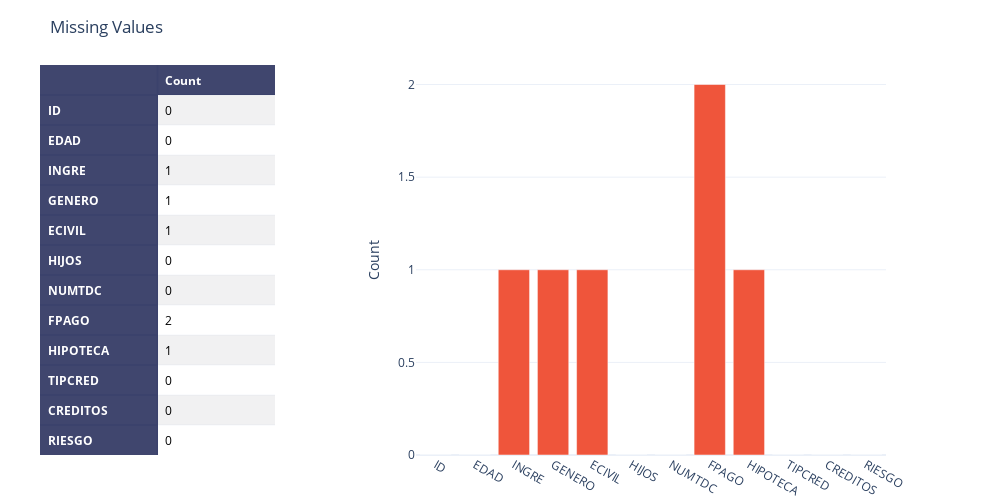

Notebook code for this chart:
### Code cell
import plotly.figure_factory as ff
import plotly.graph_objs as go
import plotly.express as px
import plotly.io as pio

fig = ff.create_table(df.isnull().sum().to_frame(name="Count"), index=True)
miss_values = df.isnull().sum().to_dict()
fig.add_trace(
    go.Bar(
        x=list(miss_values.keys()),
        y=list(miss_values.values()),
        xaxis="x2",
        yaxis="y2",
        name="",
    )
)
fig.update_layout(
    title_text="Missing Values",
    height=500,
    width=1000,
    margin={"t": 65, "l": 40,'r':10},
    xaxis={"domain": [0, 0.25]},
    xaxis2={"domain": [0.4, 0.9]},
    yaxis2={"domain": [0, 1], "anchor": "x2", "title": "Count"},
    template="plotly_white",
)
fig.show()
pio.write_image(fig, 
                'report\img/missing_values.png',
                scale=2)

### Figure 1 — Plotly figure (JSON) as saved in the notebook; plotly's stock layout.template omitted (floating-point values rounded to 4 significant figures)
{"data": [{"colorscale": [[0, "#00083e"], [0.5, "#ededee"], [1, "#ffffff"]], "hoverinfo": "none", "opacity": 0.75, "showscale": false, "type": "heatmap", "z": [[0, 0], [0, 0.5], [0, 1], [0, 0.5], [0, 1], [0, 0.5], [0, 1], [0, 0.5], [0, 1], [0, 0.5], [0, 1], [0, 0.5], [0, 1]]}, {"name": "", "type": "bar", "x": ["ID", "EDAD", "INGRE", "GENERO", "ECIVIL", "HIJOS", "NUMTDC", "FPAGO", "HIPOTECA", "TIPCRED", "CREDITOS", "RIESGO"], "xaxis": "x2", "y": [0, 0, 1, 1, 1, 0, 0, 2, 1, 0, 0, 0], "yaxis": "y2"}], "layout": {"annotations": [{"align": "left", "font": {"color": "#ffffff"}, "showarrow": false, "text": "<b></b>", "x": -0.45, "xanchor": "left", "xref": "x", "y": 0, "yref": "y"}, {"align": "left", "font": {"color": "#ffffff"}, "showarrow": false, "text": "<b>Count</b>", "x": 0.55, "xanchor": "left", "xref": "x", "y": 0, "yref": "y"}, {"align": "left", "font": {"color": "#ffffff"}, "showarrow": false, "text": "<b>ID</b>", "x": -0.45, "xanchor": "left", "xref": "x", "y": 1, "yref": "y"}, {"align": "left", "font": {"color": "#000000"}, "showarrow": false, "text": "0", "x": 0.55, "xanchor": "left", "xref": "x", "y": 1, "yref": "y"}, {"align": "left", "font": {"color": "#ffffff"}, "showarrow": false, "text": "<b>EDAD</b>", "x": -0.45, "xanchor": "left", "xref": "x", "y": 2, "yref": "y"}, {"align": "left", "font": {"color": "#000000"}, "showarrow": false, "text": "0", "x": 0.55, "xanchor": "left", "xref": "x", "y": 2, "yref": "y"}, {"align": "left", "font": {"color": "#ffffff"}, "showarrow": false, "text": "<b>INGRE</b>", "x": -0.45, "xanchor": "left", "xref": "x", "y": 3, "yref": "y"}, {"align": "left", "font": {"color": "#000000"}, "showarrow": false, "text": "1", "x": 0.55, "xanchor": "left", "xref": "x", "y": 3, "yref": "y"}, {"align": "left", "font": {"color": "#ffffff"}, "showarrow": false, "text": "<b>GENERO</b>", "x": -0.45, "xanchor": "left", "xref": "x", "y": 4, "yref": "y"}, {"align": "left", "font": {"color": "#000000"}, "showarrow": false, "text": "1", "x": 0.55, "xanchor": "left", "xref": "x", "y": 4, "yref": "y"}, {"align": "left", "font": {"color": "#ffffff"}, "showarrow": false, "text": "<b>ECIVIL</b>", "x": -0.45, "xanchor": "left", "xref": "x", "y": 5, "yref": "y"}, {"align": "left", "font": {"color": "#000000"}, "showarrow": false, "text": "1", "x": 0.55, "xanchor": "left", "xref": "x", "y": 5, "yref": "y"}, {"align": "left", "font": {"color": "#ffffff"}, "showarrow": false, "text": "<b>HIJOS</b>", "x": -0.45, "xanchor": "left", "xref": "x", "y": 6, "yref": "y"}, {"align": "left", "font": {"color": "#000000"}, "showarrow": false, "text": "0", "x": 0.55, "xanchor": "left", "xref": "x", "y": 6, "yref": "y"}, {"align": "left", "font": {"color": "#ffffff"}, "showarrow": false, "text": "<b>NUMTDC</b>", "x": -0.45, "xanchor": "left", "xref": "x", "y": 7, "yref": "y"}, {"align": "left", "font": {"color": "#000000"}, "showarrow": false, "text": "0", "x": 0.55, "xanchor": "left", "xref": "x", "y": 7, "yref": "y"}, {"align": "left", "font": {"color": "#ffffff"}, "showarrow": false, "text": "<b>FPAGO</b>", "x": -0.45, "xanchor": "left", "xref": "x", "y": 8, "yref": "y"}, {"align": "left", "font": {"color": "#000000"}, "showarrow": false, "text": "2", "x": 0.55, "xanchor": "left", "xref": "x", "y": 8, "yref": "y"}, {"align": "left", "font": {"color": "#ffffff"}, "showarrow": false, "text": "<b>HIPOTECA</b>", "x": -0.45, "xanchor": "left", "xref": "x", "y": 9, "yref": "y"}, {"align": "left", "font": {"color": "#000000"}, "showarrow": false, "text": "1", "x": 0.55, "xanchor": "left", "xref": "x", "y": 9, "yref": "y"}, {"align": "left", "font": {"color": "#ffffff"}, "showarrow": false, "text": "<b>TIPCRED</b>", "x": -0.45, "xanchor": "left", "xref": "x", "y": 10, "yref": "y"}, {"align": "left", "font": {"color": "#000000"}, "showarrow": false, "text": "0", "x": 0.55, "xanchor": "left", "xref": "x", "y": 10, "yref": "y"}, {"align": "left", "font": {"color": "#ffffff"}, "showarrow": false, "text": "<b>CREDITOS</b>", "x": -0.45, "xanchor": "left", "xref": "x", "y": 11, "yref": "y"}, {"align": "left", "font": {"color": "#000000"}, "showarrow": false, "text": "0", "x": 0.55, "xanchor": "left", "xref": "x", "y": 11, "yref": "y"}, {"align": "left", "font": {"color": "#ffffff"}, "showarrow": false, "text": "<b>RIESGO</b>", "x": -0.45, "xanchor": "left", "xref": "x", "y": 12, "yref": "y"}, {"align": "left", "font": {"color": "#000000"}, "showarrow": false, "text": "0", "x": 0.55, "xanchor": "left", "xref": "x", "y": 12, "yref": "y"}], "height": 500, "margin": {"b": 0, "l": 40, "r": 10, "t": 65}, "title": {"text": "Missing Values"}, "width": 1000, "xaxis": {"domain": [0, 0.25], "dtick": 1, "gridwidth": 2, "showticklabels": false, "tick0": -0.5, "ticks": "", "zeroline": false}, "xaxis2": {"domain": [0.4, 0.9]}, "yaxis": {"autorange": "reversed", "dtick": 1, "gridwidth": 2, "showticklabels": false, "tick0": 0.5, "ticks": "", "zeroline": false}, "yaxis2": {"anchor": "x2", "domain": [0, 1], "title": {"text": "Count"}}}}
